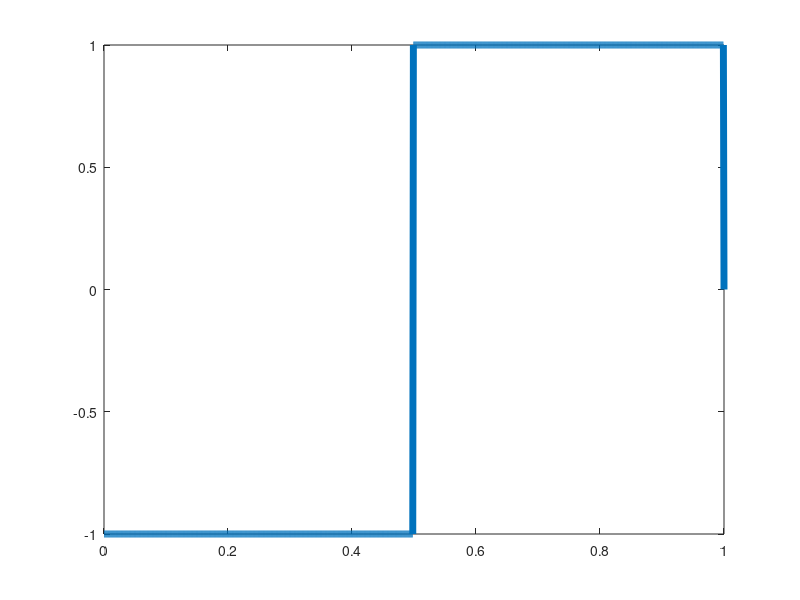

Write the MATLAB code that produced this figure.
%manchaster_encoding
bits=input('prompt');
bitrate=1;
n=1000;
T=length(bits)/bitrate;
N=n*length(bits)
dt=T/N;
t=0:dt:T;
x=zeros(1,length(t));
for i=1:length(bits)
    if bits(i)==1
        x((i-1)*n+1:(i-1)*n+n/2)=1;
        x((i-1)*n+n/2:i*n)=-1;
    else
        x((i-1)*n+1:(i-1)*n+n/2)=-1;
        x((i-1)*n+n/2:i*n)=1;
    end
end
plot(t,x,'Linewidth' , 5);

%manchaster_decoding
counter=0;
for i=1:length(t)
    if t(i)>counter
        counter=counter+1;
        if x(i)>0
            result(counter)=x(i);
        else
            result(counter)=0;
        end    
    end
end
disp('Manchester Decoding');
disp(result);
